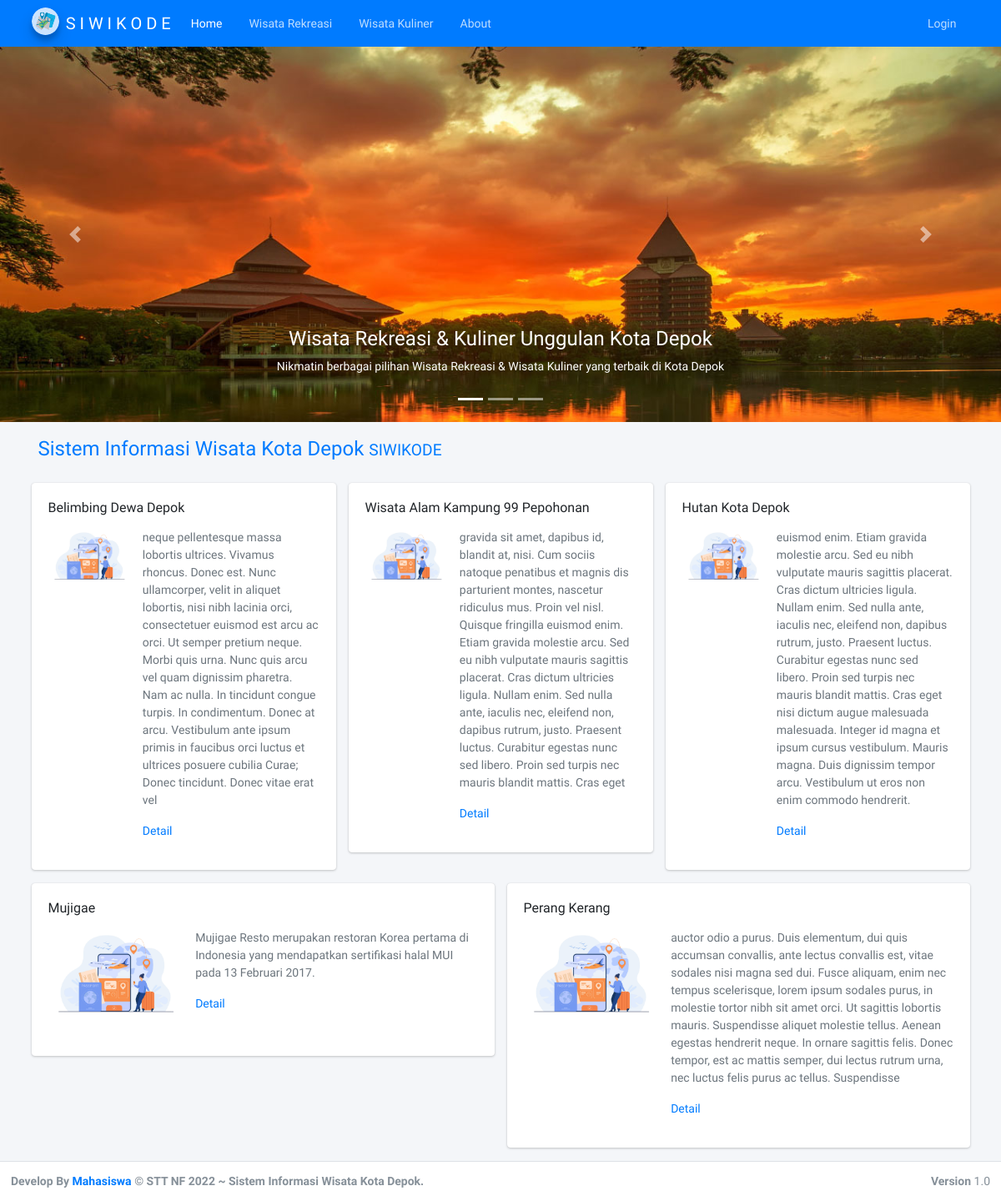
The page / on the database its author committed.
### tables this page shows
CREATE TABLE `wisata` (
  `id` int(11) NOT NULL,
  `nama` varchar(100) DEFAULT NULL,
  `deskripsi` text DEFAULT NULL,
  `jenis_wisata_id` int(11) DEFAULT NULL,
  `fasilitas` text DEFAULT NULL,
  `bintang` smallint(6) DEFAULT NULL,
  `kontak` varchar(45) DEFAULT NULL,
  `alamat` varchar(45) DEFAULT NULL,
  `latlong` varchar(50) DEFAULT NULL,
  `email` varchar(45) DEFAULT NULL,
  `web` varchar(45) DEFAULT NULL,
  `jenis_kuliner_id` int(11) DEFAULT NULL
);

### application/controllers/Home.php (called while the page is built, shortened)
<?php
class Home extends CI_Controller
{
	function __construct()
	{
		$this->load->model('user_model');
		$this->load->model('profesi_model');
		$this->load->model('wisata_model');
		$this->load->model('gallery_wisata_model');
	}
	public function index()
	{
		$data['randRekreasi'] = $this->wisata_model->randRekreasi(3);
		$data['randKuliner'] = $this->wisata_model->randKuliner(4);
		$this->load->view("layout/header");
		$this->load->view("layout/carousel");
		$this->load->view("dashboard", $data);
		$this->load->view("layout/footer");
	}
}

### index.php (called while the page is built, shortened)
<?php
require_once BASEPATH.'core/CodeIgniter.php';

### application/models/Wisata_model.php (called while the page is built, shortened)
<?php
class Wisata_model extends CI_Model
{
    public function randRekreasi($limit)
    {
        $sql = 'SELECT * FROM wisata WHERE bintang = 5 AND jenis_wisata_id IS NOT NULL ORDER BY RAND() LIMIT ?';
        $query = $this->db->query($sql, array($limit));
        return $query;
    }
    public function randKuliner($limit)
    {
        $sql = 'SELECT * FROM wisata WHERE bintang = 5 AND jenis_kuliner_id IS NOT NULL ORDER BY RAND() LIMIT ?';
        $query = $this->db->query($sql, array($limit));
        return $query;
    }
}

### application/models/Gallery_wisata_model.php (called while the page is built, shortened)
<?php
class Gallery_wisata_model extends CI_Model
{
    public function randWisataLimit($id, $limit)
    {
        $sql = 'SELECT * FROM gallery_wisata WHERE wisata_id = ? ORDER BY RAND() LIMIT ?';
        $query = $this->db->query($sql, array($id, $limit));
        return $query;
    }
}

### application/views/dashboard.php (the view)
<div class="content-wrapper">
  <div class="content-header">
    <div class="container">
      <div class="row mb-2">
        <div class="col-sm-6">
          <h1 class="m-2 text-primary"> Sistem Informasi Wisata Kota Depok <small>SIWIKODE</small></h1>
        </div>
      </div>
    </div>
  </div>
  <div class="content">
    <div class="container">
      <div class="row">
        <?php foreach ($randRekreasi->result() as $i) { ?>
          <div class="col-lg-4">
            <div class="card" style="min-height: 340px;">
              <div class="card-body">
                <h5 class="card-title"><?php echo ($i->nama); ?></h5>
                <p class="card-text">
                <div class="row">
                  <div class="col-md-4">
                    <?php
                    $galleryWisata = $this->gallery_wisata_model->randWisataLimit($i->id, 1)->row();
                    if (isset($galleryWisata)) {
                      if ($galleryWisata->foto_wisata != NULL) {
                        $fotoPath = 'assets/upload/wisata/' . $galleryWisata->foto_wisata;
                        $foto = (file_exists($fotoPath)) ? $fotoPath : 'assets/dist/img/wisata.jpg';
                      } else {
                        $foto = 'assets/dist/img/wisata.jpg';
                      }
                      $foto_rand = $foto;
                    } else {
                      $foto_rand = 'assets/dist/img/wisata.jpg';
                    }
                    ?>
                    <img src="<?= base_url().$foto_rand; ?>" class="img-fluid mb-2 rounded" alt="Gambar" />
                  </div>
                  <div class="col-md-8">
                    <p class="text-secondary">
                      <?php echo ($i->deskripsi); ?>
                    </p>
                    <a href="<?php echo base_url(); ?>wisata/detail/<?php echo ($i->id); ?>" class="card-link">Detail</a>
                  </div>
                </div>
                </p>
              </div>
            </div>
          </div>
        <?php } ?>
      </div>
      <div class="row">
        <?php foreach ($randKuliner->result() as $i) { ?>
          <div class="col-md-6">
            <div class="card">
              <div class="card-body">
                <h5 class="card-title"><?php echo ($i->nama); ?></h5>
                <p class="card-text">
                <div class="row">
                  <div class="col-md-4">
                  <?php
                    $galleryWisata = $this->gallery_wisata_model->randWisataLimit($i->id, 1)->row();
                    if (isset($galleryWisata)) {
                      if ($galleryWisata->foto_wisata != NULL) {
                        $fotoPath = 'assets/upload/wisata/' . $galleryWisata->foto_wisata;
                        $foto = (file_exists($fotoPath)) ? $fotoPath : 'assets/dist/img/wisata.jpg';
                      } else {
                        $foto = 'assets/dist/img/wisata.jpg';
                      }
                      $foto_rand = $foto;
                    } else {
                      $foto_rand = 'assets/dist/img/wisata.jpg';
                    }
                    ?>
                    <img src="<?= base_url().$foto_rand; ?>" class="img-fluid mb-2 rounded" alt="Gambar" />
                  </div>
                  <div class="col-md-8">
                    <p class="text-secondary">
                      <?php echo ($i->deskripsi); ?>
                    </p>
                    <a href="<?php echo base_url(); ?>wisata/detail/<?php echo ($i->id); ?>" class="card-link">Detail</a>
                  </div>
                </div>
                </p>
              </div>
            </div>
          </div>
        <?php } ?>
      </div>
    </div>
  </div>
</div>

### application/views/layout/header.php (shortened to what this page needs)
<!DOCTYPE html>
<html lang="en">
<head>
    <link rel="stylesheet" href="<?php echo base_url(); ?>assets/plugins/fontawesome-free/css/all.min.css">
    <link rel="stylesheet" href="<?php echo base_url(); ?>assets/plugins/ekko-lightbox/ekko-lightbox.css">
    <link rel="stylesheet" href="<?php echo base_url(); ?>assets/plugins/datatables-bs4/css/dataTables.bootstrap4.min.css">
    <link rel="stylesheet" href="<?php echo base_url(); ?>assets/plugins/datatables-responsive/css/responsive.bootstrap4.min.css">
    <link rel="stylesheet" href="<?php echo base_url(); ?>assets/plugins/overlayScrollbars/css/OverlayScrollbars.min.css">
    <link rel="stylesheet" href="<?php echo base_url(); ?>assets/plugins/sweetalert2-theme-bootstrap-4/bootstrap-4.min.css">
  <link rel="stylesheet" href="<?php echo base_url(); ?>assets/plugins/toastr/toastr.min.css">
    <link rel="stylesheet" href="<?php echo base_url(); ?>assets/dist/css/adminlte.min.css">
    <link rel="stylesheet" href="<?php echo base_url(); ?>assets/dist/css/style.css">
</head>
<body class="hold-transition layout-top-nav layout-navbar-fixed text-sm">
    <div class="wrapper">
        <nav class="main-header navbar navbar-expand-md navbar-dark navbar-primary text-sm border-bottom-0">
            <div class="container">
                <a href="<?php echo base_url(); ?>" class="navbar-brand">
                    <img src="<?php echo base_url(); ?>assets/dist/img/logo.png" alt="AdminLTE Logo" class="brand-image img-circle elevation-3" style="opacity: .8">
                    <span class="brand-text font-weight-light">S I W I K O D E</span>
                </a>
                <div class="collapse navbar-collapse order-3" id="navbarCollapse">
                    <ul class="navbar-nav">
                        <li class="nav-item active">
                            <a href="<?php echo base_url(); ?>" class="nav-link">Home</a>
                        </li>
                        <li class="nav-item">
                            <a href="<?php echo base_url(); ?>wisata/rekreasi" class="nav-link">Wisata Rekreasi</a>
                        </li>
                        <li class="nav-item">
                            <a href="<?php echo base_url(); ?>wisata/wisata_kuliner" class="nav-link">Wisata Kuliner</a>
                        </li>
                        <li class="nav-item">
                            <a href="<?php echo base_url(); ?>about/me" class="nav-link">About</a>
                        </li>
                    </ul>
                </div>
                <ul class="order-1 order-md-3 navbar-nav navbar-no-expand ml-auto">
                    <li class=" user user-menu">
                        <?php
                        if ($this->session->userdata('logged_in') == TRUE) {
                            $id = $this->session->userdata('id');
                            $userLogin = $this->user_model->findById($id);
                            $userProfesi = $this->profesi_model->findById($userLogin->profesi_id);
                        ?>
                    <li class="nav-item dropdown">
                        <a id="dropdownSubMenu1" href="<?php echo base_url(); ?>assets#" data-toggle="dropdown" aria-haspopup="true" aria-expanded="false" class="nav-link dropdown-toggle"><?= $userLogin->username; ?></a>
                        <ul aria-labelledby="dropdownSubMenu1" class="dropdown-menu border-0 shadow">
                            <?php if($this->session->userdata('role') == 'admin'){?>
                            <li><a href="<?php echo base_url(); ?>admin/home" class="dropdown-item">Admin</a></li>
                            <li class="dropdown-divider"></li>
                            <?php } ?>
                            <li><a href="<?php echo base_url(); ?>/login/logout" class="dropdown-item">Logout </a></li>
                        </ul>
                    </li>
                <?php } else { ?>
                    <a href="<?php echo base_url(); ?>login" class="nav-link">Login</a>
                <?php } ?>
                </li>
                </ul>
            </div>
        </nav>

### application/views/layout/carousel.php (shortened to what this page needs)
<div class="carousel slide" id="carousel-711235">
    <ol class="carousel-indicators">
        <li data-slide-to="0" data-target="#carousel-711235" class="active">
        </li>
        <li data-slide-to="1" data-target="#carousel-711235">
        </li>
        <li data-slide-to="2" data-target="#carousel-711235">
        </li>
    </ol>
    <div class="carousel-inner" style="margin-top: 3.5rem!important;margin-bottom: -3rem!important;">
        <div class="carousel-item active">
            <img class="d-block w-100" alt="Carousel Bootstrap First" src="<?php echo base_url(); ?>assets/dist/img/slide/1.jpg" />
            <div class="carousel-caption">
                <h4>
                    Wisata Rekreasi & Kuliner Unggulan Kota Depok
                </h4>
                <p>
                    Nikmatin berbagai pilihan Wisata Rekreasi & Wisata Kuliner yang terbaik di Kota Depok
                </p>
            </div>
        </div>
    </div> <a class="carousel-control-prev" href="#carousel-711235" data-slide="prev"><span class="carousel-control-prev-icon"></span> <span class="sr-only">Previous</span></a> <a class="carousel-control-next" href="#carousel-711235" data-slide="next"><span class="carousel-control-next-icon"></span> <span class="sr-only">Next</span></a>
</div>

### application/views/layout/footer.php (shortened to what this page needs)
<footer class="main-footer">
    <div class="float-right d-none d-sm-inline">
        <b>Version</b> 1.0
    </div>
    <strong>Develop By <a href="<?php echo base_url(); ?>about/me">Mahasiswa</a> &copy; STT NF
         ~ Sistem Informasi Wisata Kota Depok.
    </strong>
</footer>
</div>
</body>
</html>

### rows shown on the page
wisata: nama "Belimbing Dewa Depok", deskripsi "neque pellentesque massa lobortis ultrices. Vivamus rhoncus. Donec est. Nunc ullamcorper, velit in aliquet lobortis, nisi nibh lacinia orci, consectetuer euismod est arcu ac orci. Ut semper pretium neque. Morbi quis urna. Nunc quis arcu vel quam dignissim pharetra. Nam ac nulla. In tincidunt congue turpis. In condimentum. Donec at arcu. Vestibulum ante ipsum primis in faucibus orci luctus et ultrices posuere cubilia Curae; Donec tincidunt. Donec vitae erat vel"
wisata: nama "Wisata Alam Kampung 99 Pepohonan", deskripsi "gravida sit amet, dapibus id, blandit at, nisi. Cum sociis natoque penatibus et magnis dis parturient montes, nascetur ridiculus mus. Proin vel nisl. Quisque fringilla euismod enim. Etiam gravida molestie arcu. Sed eu nibh vulputate mauris sagittis placerat. Cras dictum ultricies ligula. Nullam enim. Sed nulla ante, iaculis nec, eleifend non, dapibus rutrum, justo. Praesent luctus. Curabitur egestas nunc sed libero. Proin sed turpis nec mauris blandit mattis. Cras eget"
wisata: nama "Hutan Kota Depok", deskripsi "euismod enim. Etiam gravida molestie arcu. Sed eu nibh vulputate mauris sagittis placerat. Cras dictum ultricies ligula. Nullam enim. Sed nulla ante, iaculis nec, eleifend non, dapibus rutrum, justo. Praesent luctus. Curabitur egestas nunc sed libero. Proin sed turpis nec mauris blandit mattis. Cras eget nisi dictum augue malesuada malesuada. Integer id magna et ipsum cursus vestibulum. Mauris magna. Duis dignissim tempor arcu. Vestibulum ut eros non enim commodo hendrerit."
wisata: nama "Mujigae", deskripsi "Mujigae Resto merupakan restoran Korea pertama di Indonesia yang mendapatkan sertifikasi halal MUI pada 13 Februari 2017."
wisata: nama "Perang Kerang", deskripsi "auctor odio a purus. Duis elementum, dui quis accumsan convallis, ante lectus convallis est, vitae sodales nisi magna sed dui. Fusce aliquam, enim nec tempus scelerisque, lorem ipsum sodales purus, in molestie tortor nibh sit amet orci. Ut sagittis lobortis mauris. Suspendisse aliquet molestie tellus. Aenean egestas hendrerit neque. In ornare sagittis felis. Donec tempor, est ac mattis semper, dui lectus rutrum urna, nec luctus felis purus ac tellus. Suspendisse"
